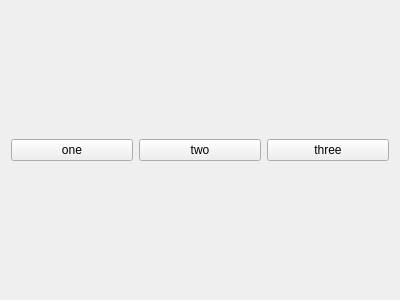
<?xml version="1.0" encoding="UTF-8"?>
<ui version="4.0">
 <class>Form</class>
 <widget class="QWidget" name="Form">
  <property name="geometry">
   <rect>
    <x>0</x>
    <y>0</y>
    <width>400</width>
    <height>300</height>
   </rect>
  </property>
  <property name="windowTitle">
   <string>Form</string>
  </property>
  <layout class="QHBoxLayout" name="horizontalLayout">
   <item>
    <widget class="QPushButton" name="button_3">
     <property name="text">
      <string>one</string>
     </property>
    </widget>
   </item>
   <item>
    <widget class="QPushButton" name="button_2">
     <property name="text">
      <string>two</string>
     </property>
    </widget>
   </item>
   <item>
    <widget class="QPushButton" name="button_1">
     <property name="text">
      <string>three</string>
     </property>
    </widget>
   </item>
  </layout>
 </widget>
 <resources/>
 <connections/>
</ui>
